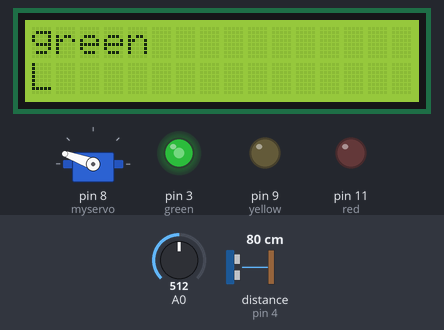
The sketch below on a simulated Arduino Uno, built with avr-gcc and run on an emulated ATmega328P. On the bench: 16×2 character LCD, servo, output pins drawn as LEDs (lit = HIGH). Wiring (inferred from the names in the program): ultrasonic range finder: trigger pin 5; echo pin 4. The inputs (shaded band) are chosen by the test bench; at power-on: distance to the obstacle (sensor on pin 4) 80 cm, A0 = 512. The echo pulse lasts 58.3 µs per cm; pins used as bus, display or sensor lines are not drawn; what the sketch prints to the serial monitor is not drawn.

Above: at 1.2 s.
1.3 s: distance to the obstacle (sensor on pin 4) set to 18 cm
At 1.9 s:
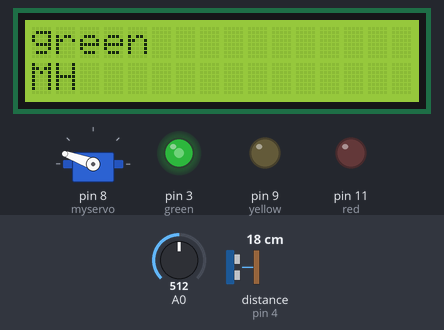
3.0 s: A0 set to 413
4.5 s: A0 set to 385
At 5.1 s:
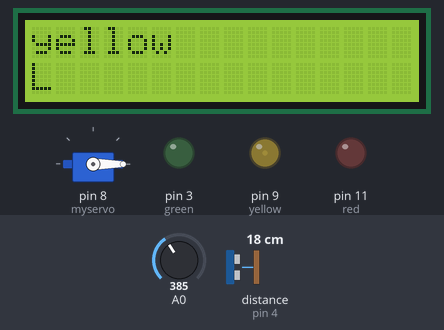
6.0 s: A0 set to 237
7.5 s: A0 set to 208
At 7.9 s:
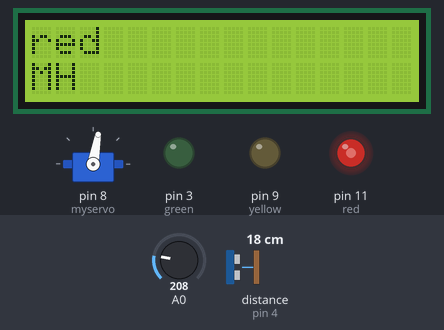
9.0 s: distance to the obstacle (sensor on pin 4) set to 2 cm
At 10.3 s:
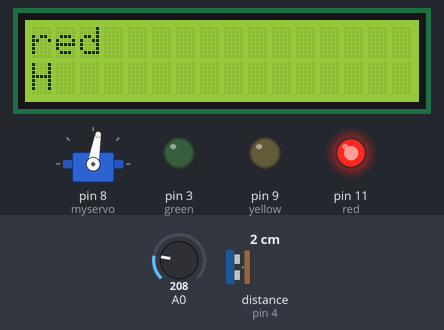
Timing chart, 0 to 11.5 s (numbered marks = the images above; inputs shaded):
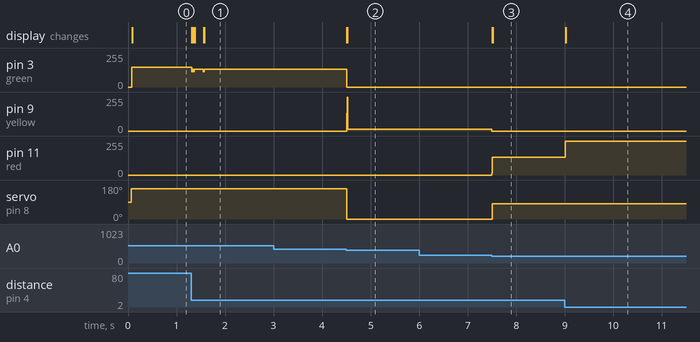

The sketch:

LCD_MICROSERVO_SONIC_PHOTORESISTOR_TRAFFICLIGHT.ino
```cpp
//why does it print a negative number on my lcd
#include <Servo.h>
#include <Wire.h>
#include <LiquidCrystal_I2C.h>

Servo myservo;
LiquidCrystal_I2C lcd(0x27, 16, 2);

int trigPin = 5;
int echoPin = 4;
int pos = 0;
int green = 3; //change location for program to work
int yellow = 9;
int red = 11;
int brightness = 0;

long duration;
int distance;

void setup() {

  lcd.begin();

  myservo.attach(8);

  pinMode(trigPin, OUTPUT);
  pinMode(echoPin, INPUT);
  pinMode(yellow, OUTPUT);
  pinMode(red, OUTPUT);
  pinMode(green, OUTPUT);
  Serial.begin(9600);
}

void loop() {

 while (analogRead(0)>300 && analogRead(0)<400){
    analogWrite(yellow, brightness);
    digitalWrite(red, LOW);
    digitalWrite(green, LOW);
    myservo.write(0);
    lcd.setCursor(0,0);
    lcd.print("yellow");

digitalWrite(trigPin, LOW);
delayMicroseconds(2);

digitalWrite(trigPin, HIGH);
delayMicroseconds(10);
digitalWrite(trigPin, LOW);

duration = pulseIn(echoPin, HIGH);

distance= duration/74/2;

Serial.print("Distance: ");
Serial.println(distance);

brightness= 255-40*distance;

if (brightness<50)
{
  lcd.setCursor(0,8);
  lcd.print("L "); //L stands for LOW brightness
}
if (brightness>50 && brightness<125)
{
  lcd.setCursor(0,8);
  lcd.print("ML"); //ML stands for MEDIUM LOW brightness
}
if (brightness>125 && brightness<200)
{
  lcd.setCursor(0,8);
  lcd.print("MH"); //MH stands for MEDIUM HIGH brightness
}
if (brightness>200)
{
  lcd.setCursor(0,8);
  lcd.print("H "); //H stands for HIGH brightness
}
}

 while (analogRead(0)<225){
    digitalWrite(yellow, LOW);
    Serial.println(brightness);
    analogWrite(red, brightness);
    digitalWrite(green, LOW);
    myservo.write(80);
    lcd.setCursor(0,0);
    lcd.print("red   ");

digitalWrite(trigPin, LOW);
delayMicroseconds(2);

digitalWrite(trigPin, HIGH);
delayMicroseconds(10);
digitalWrite(trigPin, LOW);

duration = pulseIn(echoPin, HIGH);

distance= duration/74/2;

Serial.print("Distance: ");
Serial.println(distance);

brightness= 255-20*distance;

if (brightness<50)
{
  lcd.setCursor(0,8);
  lcd.print("L "); //L stands for LOW brightness
}
if (brightness>50 && brightness<125)
{
  lcd.setCursor(0,8);
  lcd.print("ML"); //ML stands for MEDIUM LOW brightness
}
if (brightness>125 && brightness<200)
{
  lcd.setCursor(0,8);
  lcd.print("MH"); //MH stands for MEDIUM HIGH brightness
}
if (brightness>200)
{
  lcd.setCursor(0,8);
  lcd.print("H "); //H stands for HIGH brightness
}
}
  while (analogRead(0)>401){
    digitalWrite(yellow, LOW);
    digitalWrite(red, LOW);
    analogWrite(green, brightness);
    myservo.write(160);
    lcd.setCursor(0,0);
    lcd.print("green ");

digitalWrite(trigPin, LOW);
delayMicroseconds(2);

digitalWrite(trigPin, HIGH);
delayMicroseconds(10);
digitalWrite(trigPin, LOW);

duration = pulseIn(echoPin, HIGH);

distance= duration/74/2;
Serial.print("Distance: ");
Serial.println(distance);

brightness= 255-20*distance; //makes brightness higher if hand is closer to sonic sensor

if (brightness<50)
{
  lcd.setCursor(0,8);
  lcd.print("L "); //L stands for LOW brightness
}
if (brightness>50 && brightness<125)
{
  lcd.setCursor(0,8);
  lcd.print("ML"); //ML stands for MEDIUM LOW brightness
}
if (brightness>125 && brightness<200)
{
  lcd.setCursor(0,8);
  lcd.print("MH"); //MH stands for MEDIUM HIGH brightness
}
if (brightness>200)
{
  lcd.setCursor(0,8);
  lcd.print("H "); //H stands for HIGH brightness
}
}
}
```

Measured:
- the behaviour switches between 400 and 399 on A0 (found by bisection; images 1 and 2)
- the behaviour switches between 225 and 224 on A0 (found by bisection; images 2 and 3)
- after the input at 1.3 s, pin 3 (green): 147/255 → 135/255 at once; the display: first changes at once (image 1 shows a later state)
- after the input at 3.0 s, every drawn part: stays the same
- after the input at 4.5 s, pin 3 (green): 135/255 → 0/255 at once; pin 9 (yellow): 0/255 → 15/255 at once; servo on pin 8 (myservo): 160° → 0° at once; the display: first changes at once (image 2 shows a later state)
- after the input at 6.0 s, every drawn part: stays the same
- after the input at 7.5 s, pin 9 (yellow): 15/255 → 0/255 at once; pin 11 (red): 0/255 → 135/255 at once; servo on pin 8 (myservo): 0° → 80° at once; the display: first changes at once (image 3 shows a later state)
- after the input at 9.0 s, pin 11 (red): 135/255 → 255/255 at once; the display: changes at once (image 4)
